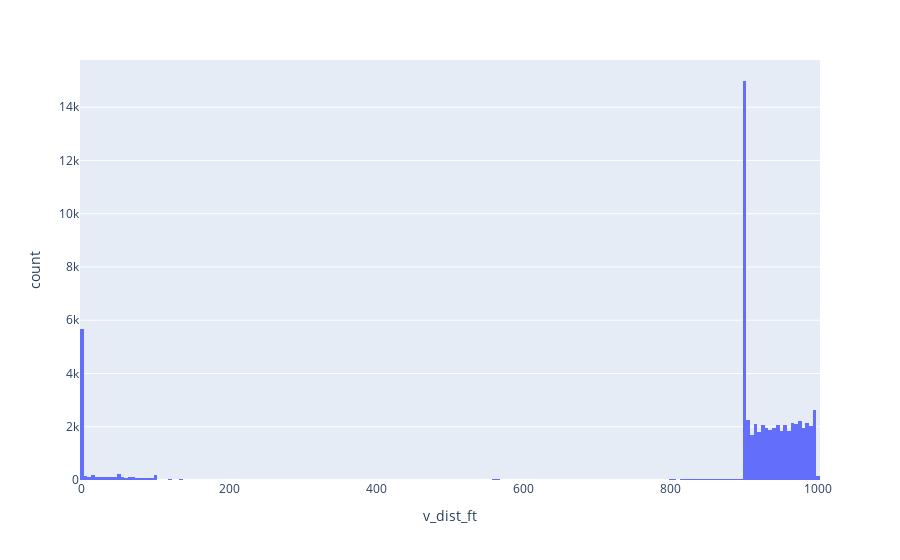

Notebook code for this chart:
### Code cell
import plotly.express as px

px.histogram(ce_pdf[ce_pdf.v_dist_ft.apply(abs)<=999], x='v_dist_ft', nbins=200)

### Figure 1 — Plotly figure (JSON) as saved in the notebook; plotly's stock layout.template omitted (floating-point values rounded to 4 significant figures; data arrays with more than 128 entries replaced by an {"elided": "..."} marker saying what was removed)
{"data": [{"bingroup": "x", "hovertemplate": "v_dist_ft=%{x}<br>count=%{y}<extra></extra>", "legendgroup": "", "marker": {"color": "#636efa", "pattern": {"shape": ""}}, "name": "", "nbinsx": 200, "orientation": "v", "showlegend": false, "type": "histogram", "x": {"elided": "63559 float values"}, "xaxis": "x", "yaxis": "y"}], "layout": {"barmode": "relative", "legend": {"tracegroupgap": 0}, "margin": {"t": 60}, "xaxis": {"anchor": "y", "domain": [0, 1], "title": {"text": "v_dist_ft"}}, "yaxis": {"anchor": "x", "domain": [0, 1], "title": {"text": "count"}}}}
